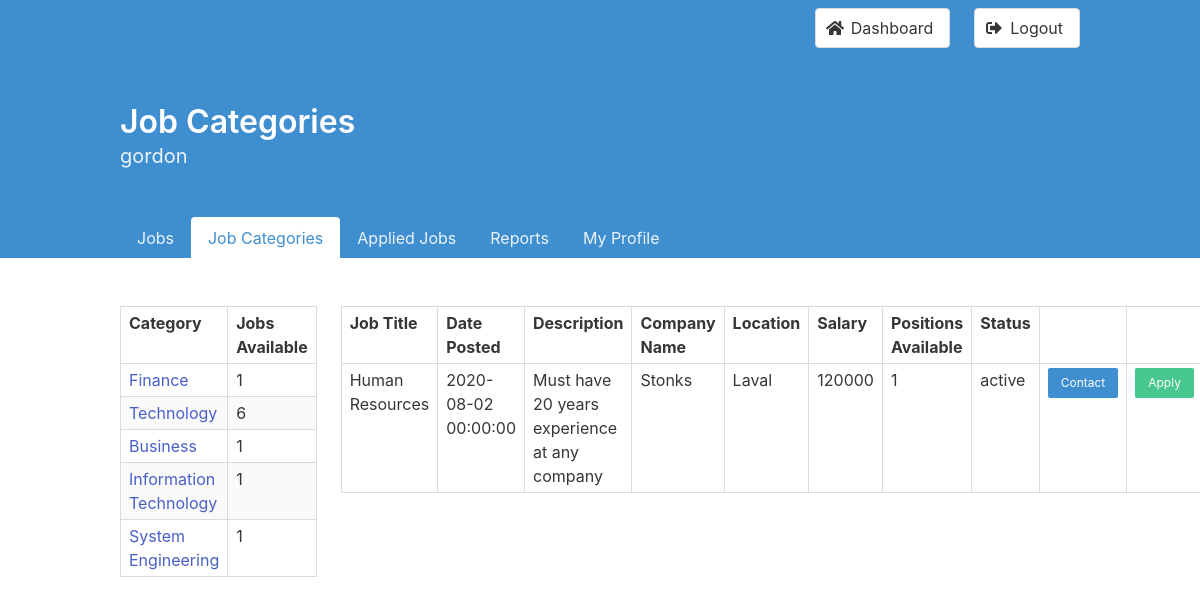
/categories?showCategoryJobs=1 (signed in), run on the app's committed database.
### tables this page shows
CREATE TABLE Job_Categories_List
(
    jobCategoriesID int          NOT NULL AUTO_INCREMENT PRIMARY KEY,
    categoryName    varchar(255) NOT NULL UNIQUE
);

CREATE TABLE Jobs
(
    jobID              int          NOT NULL AUTO_INCREMENT PRIMARY KEY,
    userID             varchar(255) NOT NULL,
    locationID         int          NOT NULL,
    title              varchar(255) NOT NULL,
    salary             int          NOT NULL,
    description        longtext,
    positionsAvailable int          NOT NULL,
    datePosted         timestamp    NOT NULL      DEFAULT CURRENT_TIMESTAMP,
    status             enum ('active', 'expired') DEFAULT 'active',
    FOREIGN KEY (userID) REFERENCES Users (userID) ON DELETE CASCADE,
    FOREIGN KEY (locationID) REFERENCES Location (locationID)
);

CREATE TABLE Profiles
(
    userID         varchar(255) NOT NULL PRIMARY KEY,
    locationID     int,
    companyName    varchar(255),
    firstName      varchar(255),
    lastName       varchar(255),
    profession     varchar(255),
    gender         varchar(255),
    displayPicture varchar(255),
    resume         varchar(255),
    phoneNumber    varchar(255),
    dateOfBirth    date,
    FOREIGN KEY (userID) REFERENCES Users (userID) ON DELETE CASCADE,
    FOREIGN KEY (locationID) REFERENCES Location (locationID)
);

CREATE TABLE Location
(
    locationID int NOT NULL AUTO_INCREMENT PRIMARY KEY,
    address    varchar(255),
    city       varchar(255),
    postalCode varchar(255),
    province   varchar(255)
);

### controller/categories.php (called while the page is built, shortened)
<?php
require "model/JobCategoriesList.php";
require "model/Jobs.php";
class CategoriesController
{
  public $jobCategoriesList;
  public $jobs;
  public function __construct()
  {
    $this->jobCategoriesList = new JobCategoriesList();
    $this->jobs = new Jobs();
  }
  public function invoke()
  {
    if (isset($_GET['showCategoryJobs'])) {
      $previousCategory = $_GET['showCategoryJobs'];
      $jobs = $this->jobs->getCategoryJobs($_GET['showCategoryJobs'], $_SESSION['username']);
    }
    $categories = $this->jobCategoriesList->getCategories();
    include 'view/categories.php';
  }
}

### model/Database.php (called while the page is built, shortened)
<?php
class Database
{
  private $_host = '127.0.0.1';
  private $_user = 'gxc353_1';
  private $_pass = 'temp_password';
  private $_name = 'gxc353_1';
  private $_databaseHandler;
  private $_statement;
  public function __construct()
  {
    $dsn = 'mysql:host=' . $this->_host . ';dbname=' . $this->_name;
    $options = [
      PDO::ATTR_EMULATE_PREPARES => false,
      PDO::ATTR_ERRMODE => PDO::ERRMODE_EXCEPTION,
      PDO::ATTR_PERSISTENT => true,
    ];
    try {
      $this->_databaseHandler = new PDO($dsn, $this->_user, $this->_pass, $options);
    } catch (PDOException $e) {
      $this->_error = $e->getMessage();
      echo "<p class=\"has-text-black has-background-warning\">$this->_error</p>";
    }
  }
  public function query($sql)
  {
    $this->_statement = $this->_databaseHandler->prepare($sql);
  }
  public function bind($param, $value, $type = null)
  {
    $this->_statement->bindValue($param, $value, $type);
  }
  public function execute()
  {
    try {
      return $this->_statement->execute();
    } catch (PDOException $e) {
      echo "<p class=\"has-text-black has-background-warning\">{$e->getMessage()}</p>";
    }
  }
  public function fetchAll()
  {
    $this->execute();
    return $this->_statement->fetchAll(PDO::FETCH_OBJ);
  }
}

### model/JobCategoriesList.php (called while the page is built, shortened)
<?php
require_once "model/Database.php";
class JobCategoriesList
{
  private $_db;
  public function __construct()
  {
    $this->_db = new Database();
  }
  public function getCategories()
  {
    $sql = "SELECT jobCategoriesID, categoryName, COUNT(jobID) as numPostings
      FROM Job_Categories_List JOIN Job_Categories ON Job_Categories_List.jobCategoriesID = Job_Categories.jobCategoryID
      GROUP BY jobCategoriesID, categoryName";
    $this->_db->query($sql);
    return $this->_db->fetchAll();
  }
}

### model/Jobs.php (called while the page is built, shortened)
<?php
require_once "model/Database.php";
class Jobs
{
  private $_db;
  public function __construct()
  {
    $this->_db = new Database();
  }
  public function getCategoryJobs($categoryID, $username)
  {
    $sql = "SELECT title, datePosted, description, companyName, Jobs.userID, city, salary, positionsAvailable, status, firstName, lastName, phoneNumber, email, Jobs.jobID, EC.categoryName,
    IF(EXISTS(SELECT * FROM Applications WHERE Applications.userID = :username AND Applications.jobID = Jobs.jobID), TRUE, FALSE) AS applied
    FROM Jobs
    JOIN Location ON Jobs.locationID = Location.locationID
    JOIN Profiles ON Profiles.userID = Jobs.userID
    JOIN Users ON Users.userID = Jobs.userID
    JOIN Job_Categories JC on Jobs.jobID = JC.jobID
    JOIN Employer_Categories EC ON Jobs.userID = EC.userID
    JOIN Job_Categories_List JCL on JC.jobCategoryID = JCL.jobCategoriesID
    WHERE jobCategoriesID = :categoryID";
    $this->_db->query($sql);
    $this->_db->bind(':categoryID', $categoryID, PDO::PARAM_INT);
    $this->_db->bind(':username', $username, PDO::PARAM_STR);
    return $this->_db->fetchAll();
  }
}

### templates/contactModal.php (the view, shortened to what this page needs)
<a class="button is-small is-info" id="contact-btn-<?php echo "$obj->jobID"; ?>">Contact</a>

### index.php (shortened to what this page needs)
<?php
$request = strtok($_SERVER["REQUEST_URI"], '?');
switch ($request) {
  case '/categories':
    include "controller/categories.php";
    $categoriesController = new CategoriesController();
    $categoriesController->invoke();
    break;
}

### view/categories.php (shortened to what this page needs)
<head>
</head>
<body>
  <?php
  $heroTitle = "Job Categories";
  require "templates/hero.php";
  ?>
  <section class="section">
    <div class="container">
      <div class="columns">
        <div class="column">
          <table class="table is-bordered is-striped is-narrow is-hoverable">
            <thead>
              <tr>
                <th>Category</th>
                <th>Jobs Available</th>
              </tr>
            </thead>
            <tbody>
              <?php
              if (isset($categories)) {
                foreach ($categories as $index => $obj) {
                  echo '<tr>';
                  echo '<td>';
                  echo "<a class=\"is-info\" href=\"categories?showCategoryJobs=$obj->jobCategoriesID\">";
                  echo "$obj->categoryName";
                  echo '</a>';
                  echo "<td>$obj->numPostings</td>";
                  echo '</tr>';
                }
              }
              ?>
            </tbody>
          </table>
        </div>
        <div class="column">
          <?php
          if (isset($jobs)) {
            $fromPage = "categories";
            include 'templates/jobsTable.php';
          }
          ?>
        </div>
      </div>
    </div>
  </section>
</body>

### templates/hero.php
<section class="hero is-info">
  <?php require "templates/navbar.php"; ?>
  <div class="hero-body">
    <div class="container">
      <h1 class="title">
        <?php echo $heroTitle; ?>
      </h1>
      <?php require "templates/displayUsername.php"; ?>
    </div>
  </div>
  <?php require "templates/dashboardNav.php"; ?>
</section>

### templates/navbar.php (shortened to what this page needs)
<div class="hero-head">
  <nav class="navbar">
    <div class="container">
      <div id="navbarMenuHeroA" class="navbar-menu">
        <div class="navbar-end">
          <span class="navbar-item">
            <a class="button is-inverted" href="dashboard">
              <span class="icon">
                <i class="fas fa-home"></i>
              </span>
              <span>Dashboard</span>
            </a>
          </span>
          <?php if (isset($_SESSION["loggedIn"])) : ?>
            <span class="navbar-item">
              <a class="button is-inverted" href="dashboard?logout=true">
                <span class="icon">
                  <i class="fas fa-sign-out-alt"></i>
                </span>
                <span>Logout</span>
              </a>
            </span>
          <?php endif; ?>
        </div>
      </div>
    </div>
  </nav>
</div>

### templates/displayUsername.php
<?php
if (isset($_SESSION["loggedIn"])) :
  echo "<h2 class=\"subtitle\">" . $_SESSION["username"] . "</h2> ";
else :
  echo '
  <h2 class="subtitle">
    You are not logged in
  </h2>
  ';
endif;

### templates/dashboardNav.php (shortened to what this page needs)
<div class="hero-foot">
  <nav class="tabs is-boxed">
    <div class="container">
      <ul>
        <?php
        if ($_SESSION["isEmployee"]) {
          if (strcasecmp($heroTitle, 'jobs') == 0) {
            echo '<li class="is-active">';
          } else {
            echo '<li>';
          }
          echo '<a href="jobs">Jobs</a></li>';
          if (strcasecmp($heroTitle, 'job categories') == 0) {
            echo '<li class="is-active">';
          } else {
            echo '<li>';
          }
          echo '<a href="categories">Job Categories</a></li>';
          if (strcasecmp($heroTitle, 'applied jobs') == 0) {
            echo '<li class="is-active">';
          } else {
            echo '<li>';
          }
          echo '<a href="appliedJobs">Applied Jobs</a></li>';
        }
        if (!$_SESSION["isAdmin"]) {
          if (strcasecmp($heroTitle, 'reports') == 0) {
            echo '<li class="is-active">';
          } else {
            echo '<li>';
          }
          echo '<a href="reports">Reports</a></li>';
        }
        if (strcasecmp($heroTitle, 'my profile') == 0) {
          echo '<li class="is-active">';
        } else {
          echo '<li>';
        }
        echo '<a href="profile">My Profile</a></li>';
        ?>
      </ul>
    </div>
  </nav>
</div>

### templates/jobsTable.php
<table class="table is-bordered is-striped is-narrow is-hoverable is-fullwidth">
  <thead>
    <tr>
      <th>Job Title</th>
      <th>Date Posted</th>
      <th>Description</th>
      <th>Company Name</th>
      <th>Location</th>
      <th>Salary</th>
      <th>Positions Available</th>
      <th>Status</th>
      <th></th>
      <th></th>
    </tr>
  </thead>
  <tbody>
    <?php
    foreach ($jobs as $index => $obj) {
      echo '<tr>';
      echo "<td>$obj->title</td>";
      echo "<td>$obj->datePosted</td>";
      echo "<td>$obj->description</td>";
      echo "<td>$obj->companyName</td>";
      echo "<td>$obj->city</td>";
      echo "<td>$obj->salary</td>";
      echo "<td>$obj->positionsAvailable</td>";
      echo "<td>$obj->status</td>";
      echo '<td>';
      include "templates/contactModal.php";
      echo '</td>';
      if (strcasecmp($obj->status, 'active') == 0) {
        echo '<td>';
        if ($obj->applied) {
          if (strcasecmp($fromPage, "categories") == 0) {
            echo "<a class=\"button is-small is-warning\" href=\"categories?jobWithdraw={$obj->jobID}&showCategoryJobs=$previousCategory\">";
          } else {
            if (isset($previousSearch)) {
              echo "<a class=\"button is-small is-warning\" href=\"jobs?jobWithdraw={$obj->jobID}&searchKeyword=$previousSearch\">";
            } else {
              echo "<a class=\"button is-small is-warning\" href=\"jobs?jobWithdraw=$obj->jobID\">";
            }
          }
          echo 'Withdraw';
        } else {
          if (strcasecmp($fromPage, "categories") == 0) {
            echo "<a class=\"button is-small is-success\" href=\"categories?jobApply={$obj->jobID}&showCategoryJobs=$previousCategory\">";
          } else {
            if (isset($previousSearch)) {
              echo "<a class=\"button is-small is-success\" href=\"jobs?jobApply={$obj->jobID}&searchKeyword=$previousSearch\">";
            } else {
              echo "<a class=\"button is-small is-success\" href=\"jobs?jobApply=$obj->jobID\">";
            }
          }
          echo 'Apply';
        }
        echo '</a>';
        echo '</td>';
      } else {
        echo '<td>';
        echo '</td>';
      }
      echo '</tr>';
    }
    ?>
  </tbody>
</table>

### data on the page
job_categories_list: categoryName "Finance", numPostings "1"
job_categories_list: categoryName "Technology", numPostings "6"
job_categories_list: categoryName "Business", numPostings "1"
job_categories_list: categoryName "Information Technology", numPostings "1"
job_categories_list: categoryName "System Engineering", numPostings "1"
jobs: title "Human Resources", datePosted "2020-08-02 00:00:00", description "Must have 20 years experience at any company", profiles.companyName "Stonks", locationID.city "Laval", salary "120000", positionsAvailable "1", status "active"

### other printed values
$heroTitle "Job Categories"
$_SESSION["username"] "gordon"
